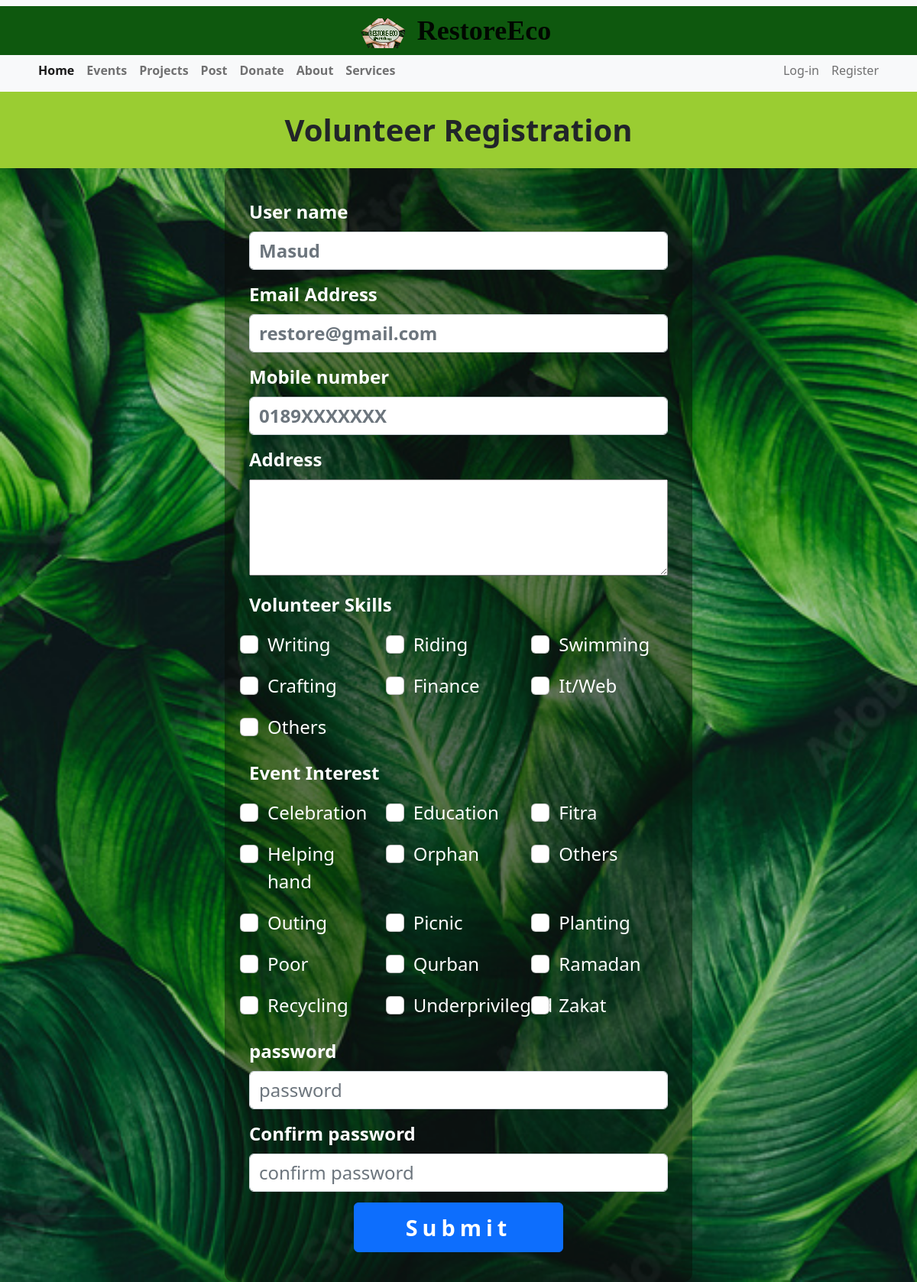
The page /volunteer-registration.php on the database its author committed.
### tables this page shows
CREATE TABLE `skill` (
  `id` int(11) NOT NULL,
  `name` varchar(250) DEFAULT NULL
);

CREATE TABLE `event_type` (
  `id` int(11) NOT NULL,
  `name` varchar(250) DEFAULT NULL
);

### volunteer-registration.php (the view, shortened to what this page needs)
<?php require('./config.php');
    global $pdo;
    $skill = $pdo->prepare("SELECT * FROM skill");
    $skill->execute();
    $skills = $skill->fetchAll();
    $all_skill = '';
    foreach($skills as $s){
        $all_skill .=  '<div class="col-md-4 my-2">
                        <div class="form-check form-check-inline">
                            <input class="form-check-input skill" type="checkbox" value="'.$s['id'].'">
                            <label class="form-check-label" >'.$s['name'].'</label>
                        </div>
                    </div>';
    }
    $intersting = $pdo->prepare("SELECT * FROM event_type");
    $intersting->execute();
    $interest = $intersting->fetchAll();
    $all_event = '';
    foreach($interest as $inter){
        $all_event .=  '<div class="col-md-4 my-2">
                        <div class="form-check form-check-inline">
                            <input class="form-check-input interest" type="checkbox" value="'.$inter['id'].'">
                            <label class="form-check-label" >'.$inter['name'].'</label>
                        </div>
                    </div>';
    }
?>
<?php include('header.php'); ?>
<div class="row d-flex justify-content-center form-container">
    <div class="volunter_text">Volunteer Registration</div>
    <div class="col-md-6 col-12 rg-background">
        <div class="form">
            <label for="" class="form-label font_weight">User name</label>
            <input type="text" class="form-control font_weight" id='user_name' placeholder="Masud">
        </div>
        <div class="form">
            <label for="" class="form-label font_weight">Email Address</label>
            <input type="text" class="form-control font_weight" id="email" placeholder="restore@gmail.com">
        </div>
        <div class="form">
            <label for="" class="form-label font_weight">Mobile number</label>
            <input type="text" class="form-control font_weight" id="mobile" placeholder="0189XXXXXXX">
        </div>
        <div class="form">
            <label for="" class="form-label font_weight w-100">Address</label>
            <textarea name="address" id="address"  class="form-content w-100" rows="5" palchholder="House No- 3,Road-4,Dhaka"></textarea>
        </div>
        <div class="form">
            <label for="" class="form-label font_weight">Volunteer Skills</label>
            <div class="row">
                <?php echo $all_skill; ?>
            </div>
        </div>
        <div class="form">
            <label for="" class="form-label font_weight">Event Interest</label>
            <div class="row">
                <?php echo $all_event; ?>
            </div>
        </div>
        <div class="form">
            <label for="" class="form-label font_weight">password</label>
            <input type="password" class="form-control" id="password" placeholder="password">
        </div>
        <div class="form">
            <label for="" class="form-label font_weight">Confirm password</label>
            <input type="password" class="form-control" id="con_password" placeholder="confirm password">
        </div>
        <div class="form d-flex justify-content-center">
            <button type="submit" id="register" class="w-50 btn btn-primary form_button">Submit</button>
        </div>
    </div>
</div>
<?php include('footer.php') ?>

### public/css/style.css (style rules this page uses)
.body { background: #d2d3cf; background-image: url('../image/home-bg.jpg'); background-size: cover; background-position: center; background-attachment: fixed; }
.volunter_text { text-align: center; padding: 20px; background: green; font-size: 40px; font-weight: 600; }
.rg-background { background: #0b0c0769; border-radius: 12px; padding: 32px; }
.form-container { min-height: 100vh; align-items: center; border-radius: 12px; }
.form { color: white; padding: 7px 0px; }
.form label { font-size: 1.5rem !important; }
.form input { font-size: 1.5rem !important; }
.form_button { padding: 10px; font-size: 1.8rem; font-weight: 700; letter-spacing: 6px; }

### volunteer-registration.php (style rules this page uses)
.volunter_text { text-align: center; padding: 20px; background: yellowgreen; font-size: 40px; font-weight: 600; }
.font_weight { font-weight:700 }

### rows shown on the page
skill: name "Writing"
skill: name "Riding"
skill: name "Swimming"
skill: name "Crafting"
skill: name "Finance"
skill: name "It/Web"
skill: name "Others"
event_type: name "Celebration"
event_type: name "Education"
event_type: name "Fitra"
event_type: name "Helping hand"
event_type: name "Orphan"
event_type: name "Others"
event_type: name "Outing"
event_type: name "Picnic"
event_type: name "Planting"
event_type: name "Poor"
event_type: name "Qurban"
event_type: name "Ramadan"
event_type: name "Recycling"
event_type: name "Underprivileged"
event_type: name "Zakat"
